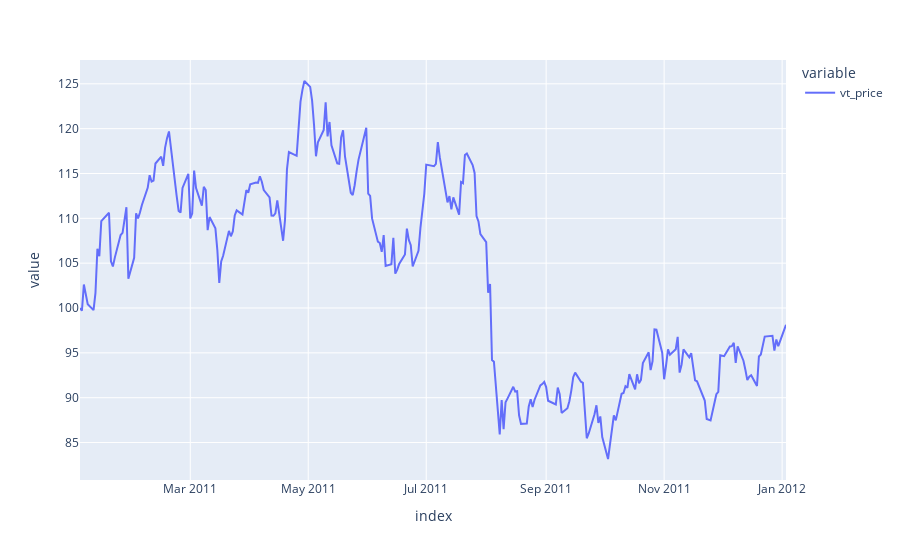

The notebook cell saved with this chart:
### Code cell
px.line(price_ts)

### Figure 1 — Plotly figure (JSON) as saved in the notebook; plotly's stock layout.template omitted (floating-point values rounded to 4 significant figures; data arrays with more than 128 entries replaced by an {"elided": "..."} marker saying what was removed)
{"data": [{"hovertemplate": "variable=vt_price<br>index=%{x}<br>value=%{y}<extra></extra>", "legendgroup": "vt_price", "line": {"color": "#636efa", "dash": "solid"}, "marker": {"symbol": "circle"}, "mode": "lines", "name": "vt_price", "orientation": "v", "showlegend": true, "type": "scatter", "x": {"elided": "253 str values"}, "xaxis": "x", "y": {"elided": "253 float values"}, "yaxis": "y"}], "layout": {"legend": {"title": {"text": "variable"}, "tracegroupgap": 0}, "margin": {"t": 60}, "xaxis": {"anchor": "y", "domain": [0, 1], "title": {"text": "index"}}, "yaxis": {"anchor": "x", "domain": [0, 1], "title": {"text": "value"}}}}
